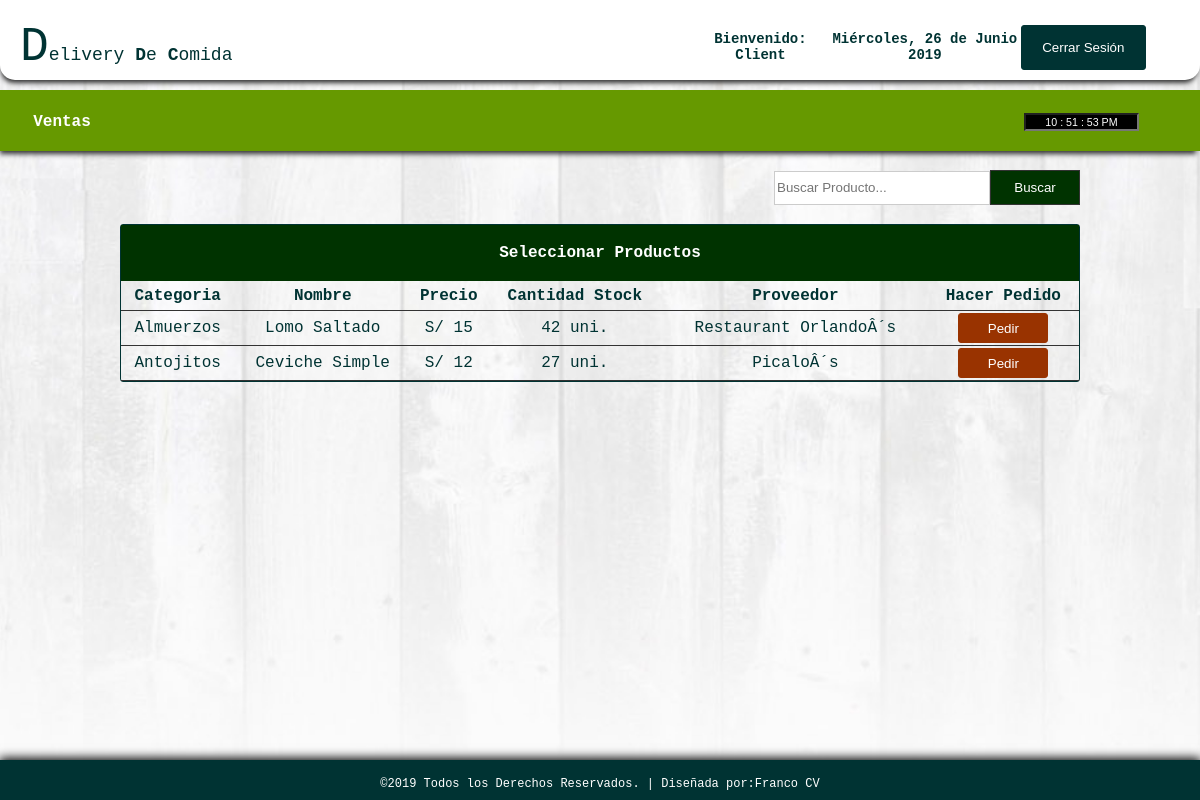
The app's page /sales1.php (signed in) with its own data.
### tables this page shows
CREATE TABLE IF NOT EXISTS `products` (
`id` int(11) NOT NULL,
  `category` varchar(100) NOT NULL,
  `name` varchar(100) NOT NULL,
  `quantity` int(11) NOT NULL,
  `purchase` int(11) NOT NULL,
  `retail` int(11) NOT NULL,
  `supplier` varchar(100) NOT NULL,
  `ext` varchar(5) NOT NULL
);

### sales1.php (the view, shortened to what this page needs)
<!DOCTYPE html PUBLIC "-//W3C//DTD XHTML 1.0 Transitional//EN" "http://www.w3.org/TR/xhtml1/DTD/xhtml1-transitional.dtd">
<html xmlns="http://www.w3.org/1999/xhtml">
<head>
</head>
<link rel="stylesheet" type="text/css" href="css/css1.css">
<body onload="mueveReloj()">
<div id="container">
<div id="header">
<table cellspacing="0" width="100%" border="0" cellpadding="20px">
<tr>
	<td width="56%">
    <table width="41%" border="0" cellspacing="0" cellpadding="0">
	 <tr>
       <td width="80%" align="left"> <font size="12px">D</font><span style="font-size: 18px;">elivery <b>D</b>e <b>C</b>omida</span></td>
       </tr>
	  </table></td>
    <td style="font-size:14px;">
      <table width="93%" border="0" cellspacing="0" cellpadding="0">
        <tr>
        	<th scope="col">Bienvenido: <?php echo $_SESSION['access'];?></th>
          	<th scope="col"><?php
			include_once("date1.php");
			?></th>
          	<th scope="col" width="20px"><a href="logout.php">
            <input type="button" id="btnadd" value="Cerrar Sesión" align="middle" />
          	</a></th>
        </tr>
  </table></td>
    </tr>
</table>
</div>
<br><br><br><br><br>
<div id = "headnav">
<table width="100%" border="0" cellpadding="0" cellspacing="0">
<tr>
	<td width="669" height="62">
	<table width="124" border="0" align="left" cellpadding="0" cellspacing="0">
	  <tr>
	    <th width="211" scope="col"><a href="sales1.php">Ventas</a></th>
	    </tr>
	  </table>
      </td>
      <td width="13">
      <table border="0" cellspacing="0" cellpadding="0">
      	<tr>
        	<td align="left" style="color:#FFF">
         <form name="form_reloj">
<input type="text" name="reloj" size="15" style="background-color : Black; color : White; font-family : Verdana, Arial, Helvetica; font-size : 8pt; text-align : center;" onfocus="window.document.form_reloj.reloj.blur()">
</form>
            </td>
        </tr>
      </table>
      </td>
</tr>
</table>
</div>
<br>
<table width="80%" border="0" align="center" cellpadding="0" cellspacing="0">
      <tr>
        <td height="37" align="right">
        <form action="result_sales1.php" method="get" ecntype="multipart/data-form">
        <input type="text" name="query" style="border:1px solid #CCC; color: #333; width:210px; height:30px;" placeholder="Buscar Producto..." /><input type="submit" id="btnsearch" value="Buscar" name="search" />
        </form>
     	</td>
      </tr>
    </table></th>
  <br>
  <tr>
    <td>
    <table border="0" cellpadding="0" cellspacing="0" align="center" width="80%" style="border:1px solid #033; color:#033;">
     <tr>
     <th colspan="7" align="center" height="55px" style="border-bottom:1px solid #030; background: #030; color:#FFF;"> Seleccionar Productos </th>
    </tr>
      <tr height="30px">
        <th style="border-bottom:1px solid #333;"> Categoria </th>
        <th style="border-bottom:1px solid #333;"> Nombre </th>
        <th style="border-bottom:1px solid #333;"> Precio </th>
        <th style="border-bottom:1px solid #333;"> Cantidad Stock </th>
        <th style="border-bottom:1px solid #333;"> Proveedor </th>
        <th style="border-bottom:1px solid #333;"> Hacer Pedido </th>
      </tr>
       <?php
require('config.php');
$query="SELECT * FROM products";
$result=mysqli_query($db_link, $query);
while ($row=mysqli_fetch_array($result)){?>
      <tr align="center" style="height:35px">
      	<td style="border-bottom:1px solid #333;"> <?php echo $row['category']; ?> </td>
        <td style="border-bottom:1px solid #333;"> <?php echo $row['name']; ?> </td>
        <td style="border-bottom:1px solid #333;">S/ <?php echo $row['retail']; ?> </td>
        <td style="border-bottom:1px solid #333;"> <?php echo $row['quantity']; ?> uni. </td>
        <td style="border-bottom:1px solid #333;"> <?php echo $row['supplier']; ?> </td>
        <td style="border-bottom:1px solid #333;">
        <a href="process_sales1.php?id=<?php echo md5($row['id']);?>"><input type="button" value="Pedir" style="width:90px; height:30px; color:#FFF; background: #930; border:1px solid #930; border-radius:3px;"></a>
        </td>
      </tr>
   <?php
}?>
    </table>
  </td>
  </tr>
<br><br><br>
<div id="footer">
<table border="0" cellpadding="15px" align="center"; style="size: 12px; font-family: 'Courier New', Courier, monospace; color: #FFF; font-size: 12px;">
<tr>
	<td>
     &copy;2019 Todos los Derechos Reservados.  |  Diseñada por:<a href="https://www.facebook.com/repp0rt">Franco CV</a>
    </td>
</tr>
</table>
</div>
</div>
</body>
</html>

### css/css1.css (style rules this page uses)
html { font-family: "Courier New", Courier, monospace; color: #033; height:100%; margin:0; padding:0; -webkit-background-size: cover; -moz-background-size: cover; -o-background-size: cover; background-size: cover; }
body { margin:0; font-size:16px; height:100%; margin:0; padding:0; background:url(../images/bgimg.jpg) no-repeat center fixed; -webkit-background-size: cover; -moz-background-size: cover; -o-background-size: cover; background-size: cover; }
#container { height:100px; width: auto; margin:0 auto; }
#header { box-shadow: -1px 5px 5px -2px #333333; position:fixed; width:100%; height:80px; border-radius:0px 0px 15px 15px; background-color:#FFF; }
#footer { clear: both; background: #033; height: 40px; width: 100%; position: fixed; left: 0px; bottom: 0px; text-align: center; box-shadow:0px -1px 10px 1px #000; }
#headnav { box-shadow: -2px 5px 5px -2px #333333; border-top:1px solid #690; padding:0px; clear:both; background: #690; height:60px; width:100%; }
#btnsearch { border:1px solid #333; background: #030; height:35px; width:90px; color: #FFF; font-family:"Lucida Sans Unicode", "Lucida Grande", sans-serif; }
#btnadd { border:1px solid #033; background: #033; border-radius:3px; height:45px; width:125px; color: #FFF; font-family:"Lucida Sans Unicode", "Lucida Grande", sans-serif; }
a:link { color:#FFF; text-decoration: none; }
table { border-radius:3px; text-align: center; }

### records on screen
products: category "Almuerzos", name "Lomo Saltado", retail "15", quantity "42", supplier "Restaurant OrlandoÂ´s"
products: category "Antojitos", name "Ceviche Simple", retail "12", quantity "27", supplier "PicaloÂ´s"

### other values on screen
$_SESSION['access'] "Client"
$dia "Miércoles"
$mes "Junio"
